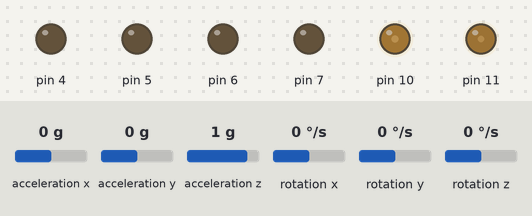
The sketch below on a simulated Arduino Uno, built with avr-gcc and run on an emulated ATmega328P. Parts: output pins drawn as LEDs (lit = HIGH). Wiring (inferred from the names in the program): MPU-6050 motion sensor at I2C address 0x68. The inputs (shaded band) are chosen by the test bench; at power-on: rotation x 0 °/s, acceleration z 1 g, acceleration x 0 g, acceleration y 0 g, rotation y 0 °/s, rotation z 0 °/s. What the sketch prints to the serial monitor is not drawn.

Above: at 1.2 s.
1.3 s: rotation x set to 7 °/s
At 2.9 s:
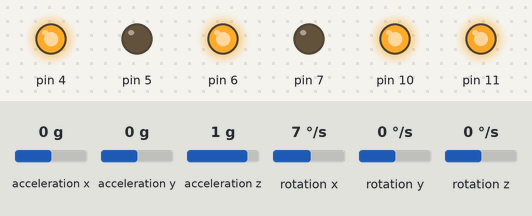
3.2 s: rotation x set to -192 °/s
At 3.5 s:
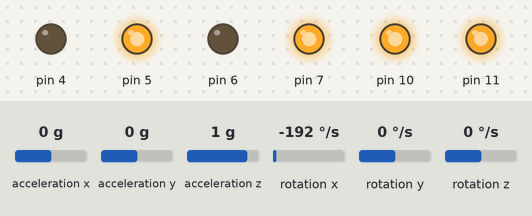
4.7 s: acceleration z set to 0 g
At 5.6 s:
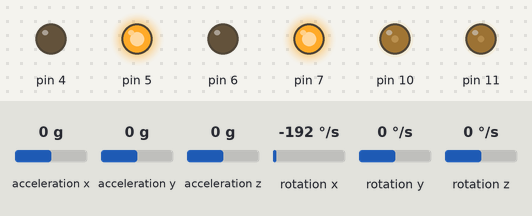
6.2 s: acceleration x set to -1.4 g
At 6.8 s:
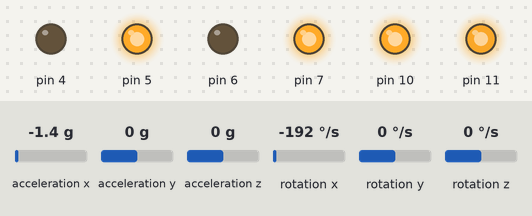
7.7 s: acceleration x set to 0 g
At 9.1 s:
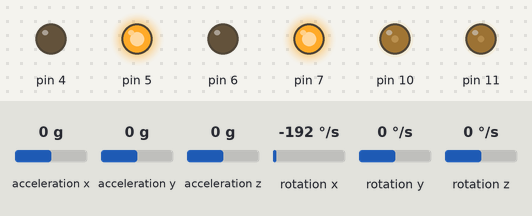
Timing chart, 0 to 10.2 s (numbered marks = the images above; inputs shaded):
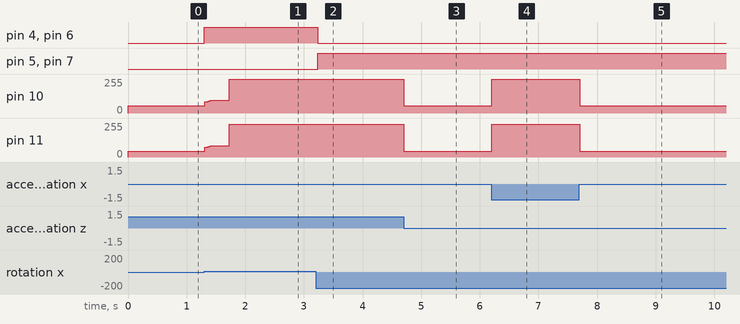

The sketch:

SBR_ANGULAR_VEL.ino
```cpp
#include <Wire.h>
#include <MPU6050.h>
#include <I2Cdev.h>

const int MPU_ADDR=0x68;
long unsigned int enc_count_1=0, enc_count_2=0;
int rpm_1,rpm_2,cmd=0,count=0;
unsigned int fwd_count=0;
long G_X,A_X,A_Y,A_Z;
float dps,set_point,error,prev_error,P=0,I=0,D=0,PWM=0,kp=0,ki=0,kd=0,dps_offset=0;
float accel_vect=0,accel_angle,gyro_angle,set_angle=0;
long long unsigned int timer,loop_timer,void_loop_timer;
boolean flag;

//USE VOID FUNC RX_BT_CMD() FOR BLUETOOTH COMMUNICATIONS

void setup()
{
  pinMode(4,OUTPUT);
  pinMode(5,OUTPUT);
  pinMode(6,OUTPUT);
  pinMode(7,OUTPUT);

  Serial.begin(115200);

  MPU_INITIALIZE();
  SET_MPU_SENSITIVITY();
  SET_MPU_OFFSET();
  Serial.println(F("DETERMINING SET-POINT..."));
//  DYNAMIC_TUNING();
  Serial.println("DONE!!");

  void_loop_timer = millis();

}


void loop()
{
  if((millis()-void_loop_timer)>20000)
  {
    void_loop_timer = millis();
    I = 0;
  }

  GET_MPU_DATA();

  PID_OUTPUT_CALC();

  kp = 4.25; //4.25 //3.2  3.3  3.4                                 //4.25
  ki = 0;
  kd = 0.1;   //0.071  //0.63 0.65  0.71                            //0.4

  BOT_BALANCE();
}

void PID_OUTPUT_CALC()
{
  accel_angle = abs(0.98*gyro_angle + 0.02*accel_angle*(gyro_angle/abs(gyro_angle)));
  accel_angle = accel_angle - set_angle;               //USING DYNAMICALLY DETERMINED SET POINT
  set_point = 5*pow(accel_angle,2);
  set_point = set_point * (-gyro_angle/abs(gyro_angle));

  error = (dps-dps_offset) - set_point;

  P = kp*error;
  I = ki*error;
  I = I + error;
  D = kd*(error - prev_error);
  prev_error = error;

  PWM = abs(P+I+D);
  if(PWM>255)
  PWM = 255;

  PWM = map(PWM,0,255,55,255);

  Serial.println(accel_angle);
}


void isr_1()
{
  enc_count_1++;
}

void isr_2()
{
  enc_count_2++;
}

void rpm_calc()
{
  enc_count_1 = enc_count_2 = 0;
  timer = millis();

  attachInterrupt(digitalPinToInterrupt(2),isr_1,CHANGE);
  attachInterrupt(digitalPinToInterrupt(3),isr_2,CHANGE);
  while((millis()-timer)<10);  // 0.6667.. PULSE IN 100MS AT 1RPM
  detachInterrupt(digitalPinToInterrupt(2));
  detachInterrupt(digitalPinToInterrupt(3));

  rpm_1 = enc_count_1/0.0667;
  rpm_2 = enc_count_2/0.0667;
}

void MPU_INITIALIZE()
{
  Wire.begin();
  Wire.beginTransmission(MPU_ADDR);
  Wire.write(0x6B);
  Wire.write(0);
  Wire.endTransmission(true);
}

void SET_MPU_SENSITIVITY()
{
  Wire.beginTransmission(MPU_ADDR);
  Wire.write(0x1B);
  Wire.write(0x08);
  Wire.endTransmission(true);
  //GYRO SENS. SET TO NEW VALUE 500 dps
  //ACCEL. SENS. SET TO DEFAULT +/-2g
}

void SET_MPU_OFFSET()
{
  MPU6050 accelgyro(MPU_ADDR);
  accelgyro.setXAccelOffset(-729);
  accelgyro.setYAccelOffset(-1384);
  accelgyro.setZAccelOffset(1518);
  accelgyro.setXGyroOffset(23);
}

void GET_MPU_DATA()
{
  loop_timer = millis();

  Wire.beginTransmission(MPU_ADDR);
  Wire.write(0x3B);
  Wire.endTransmission(false);

  Wire.requestFrom(MPU_ADDR,14,true);

  A_X = Wire.read()<<8 | Wire.read();
  A_Y = Wire.read()<<8 | Wire.read();
  A_Z = Wire.read()<<8 | Wire.read();
        Wire.read()<<8 | Wire.read();
  G_X = Wire.read()<<8 | Wire.read();
        Wire.read()<<8 | Wire.read();
        Wire.read()<<8 | Wire.read();

  dps = G_X/65.5;

  accel_vect = sqrt(pow(A_X,2)+pow(A_Y,2)+pow(A_Z,2));
  accel_angle = acos(A_Z/accel_vect)*57.2958;

  if(!flag)
  {
    gyro_angle = accel_angle;
    flag = HIGH;
  }

  gyro_angle += (dps * 0.003);

  while((millis()-loop_timer) < 3);
}

void BOT_BALANCE()
{
  analogWrite(10,PWM);
  analogWrite(11,PWM-10);

  if(error<0)
  {
   digitalWrite(4,LOW);
   digitalWrite(5,HIGH);
   digitalWrite(6,LOW);
   digitalWrite(7,HIGH);
  }
  else if(error>0)
  {
   digitalWrite(4,HIGH);
   digitalWrite(5,LOW);
   digitalWrite(6,HIGH);
   digitalWrite(7,LOW);
  }
}

void RX_BT_CMD()
{
  if(Serial.available()>0)
    cmd = Serial.read();
}

void DYNAMIC_TUNING()
{
  count=0;
  while(count++<2000)
  {
    GET_MPU_DATA();
    set_angle += (accel_angle * (gyro_angle/abs(gyro_angle)) );
    dps_offset += dps;
  }
  set_angle /= 2000;
  dps_offset /= 2000;
}
```

Measured:
- after the input at 1.3 s, pin 4, pin 6: LOW → HIGH at once; pin 10: 55/255 → 95/255 at once, → 255/255 0.42 s later; pin 11: 45/255 → 85/255 at once, → 245/255 0.42 s later
- after the input at 3.2 s, pin 4, pin 6: HIGH → LOW at once; pin 5, pin 7: LOW → HIGH at once
- after the input at 4.7 s, pin 10: 255/255 → 55/255 at once; pin 11: 245/255 → 45/255 at once
- after the input at 6.2 s, pin 10: 55/255 → 255/255 at once; pin 11: 45/255 → 245/255 at once
- after the input at 7.7 s, pin 10: 255/255 → 55/255 at once; pin 11: 245/255 → 45/255 at once
